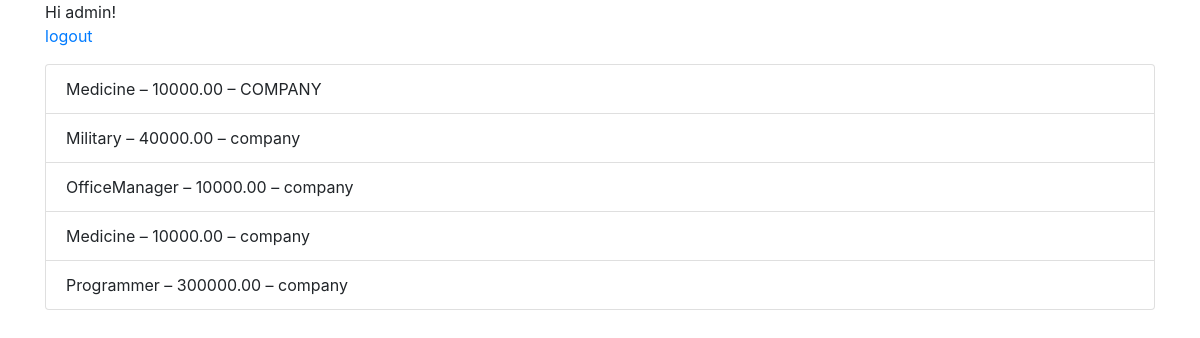
Screenshot of /Models/home/ (signed in) with the database file from the repository.
### Models/models.py (models this page shows)
class Person(AbstractUser):
    CITY = (
        (1, 'Voronezh'),
        (2, 'Moscow'),
        (3, 'St. Petersburg'),
        (4, 'Novgorod')
    )
    location = models.CharField(max_length=30, blank=True)
    birth_date = models.DateField(null=True, blank=True)
    city = models.IntegerField(blank=True, choices=CITY, help_text='Выберите город', default=1)
    mobile_phone = models.TextField(max_length=11, blank=True)
    isEmployer = models.BooleanField(default=False)
    def __str__(self):
        return self.username.__str__()

class Job(models.Model):
    CATEGORY = (
        (1, 'Programmer'),
        (2, 'Medicine'),
        (3, 'OfficeManager'),
        (4, 'Military')
    )
    GRAPHIC = (
        (1, 'FullDay'),
        (2, 'PartDay')
    )
    category = models.IntegerField( blank=True, choices=CATEGORY, default=1, help_text='Выберите категорию')
    wage = models.DecimalField(max_length=10, decimal_places=2, max_digits=10)
    graphic = models.IntegerField(blank=True, choices=GRAPHIC, help_text='Выберите график работы',default=1)
    employer = models.ForeignKey(Person, on_delete=models.SET_NULL, null=True, limit_choices_to={'isEmployer': True})
    date_of_placement = models.DateTimeField(null=True, blank=True)
    def __str__(self):
        return self.CATEGORY[self.category - 1][1].__str__() + ' – ' + self.wage.__str__() + ' – ' + self.employer.__str__()
    class Meta:
        ordering = ["-date_of_placement"]

### Models/views.py (the view)
# urls.py: 2. Add a URL to urlpatterns:  path('', Home.as_view(), name='home')
class Home(generic.TemplateView):
    template_name = 'home.html'
    def get_context_data(self, **kwargs):
        context = super().get_context_data(**kwargs)
        user = self.request.user
        if user.is_authenticated:
            if user.isEmployer:
                context['items'] = Response.objects.filter(vacancy__in=Job.objects.filter(employer=user))
            else:
                context['items'] = Job.objects.exclude(employer__in=Ban.objects.filter(employee=user).values('employer'))
        return context

### templates/home.html (shortened to what this page needs)
{% extends 'base.html' %}
{% block content %}
{% if user.is_authenticated %}
  Hi {{ user.username }}!
  <p><a href="{% url 'logout' %}">logout</a></p>
  {% if items %}
        <ul class="list-group">
            {% for item in items %}
                {%if user.isEmployer %}
                <li class="list-group-item">{{item.vacancy}}&nbsp;&ndash; {{item.employee}}&nbsp;&ndash; {{item.commentary}}</li>
                {% else %}
                <li class="list-group-item">{{item}}</li>
                {% endif %}
            {% endfor %}
        </ul>
    {% else %}
        <h3>nothing here</h3>
    {% endif %}
{% else %}
  <p>You are not logged in</p>
  <a href="{% url 'login' %}">login</a> |
  <a href="{% url 'signup' %}">signup</a>
{% endif %}
{% endblock %}

### rows the page displays
Person: username "admin"
Job: category+wage+employer "Medicine – 10000.00 – COMPANY"
Job: category+wage+employer "Military – 40000.00 – company"
Job: category+wage+employer "OfficeManager – 10000.00 – company"
Job: category+wage+employer "Medicine – 10000.00 – company"
Job: category+wage+employer "Programmer – 300000.00 – company"
